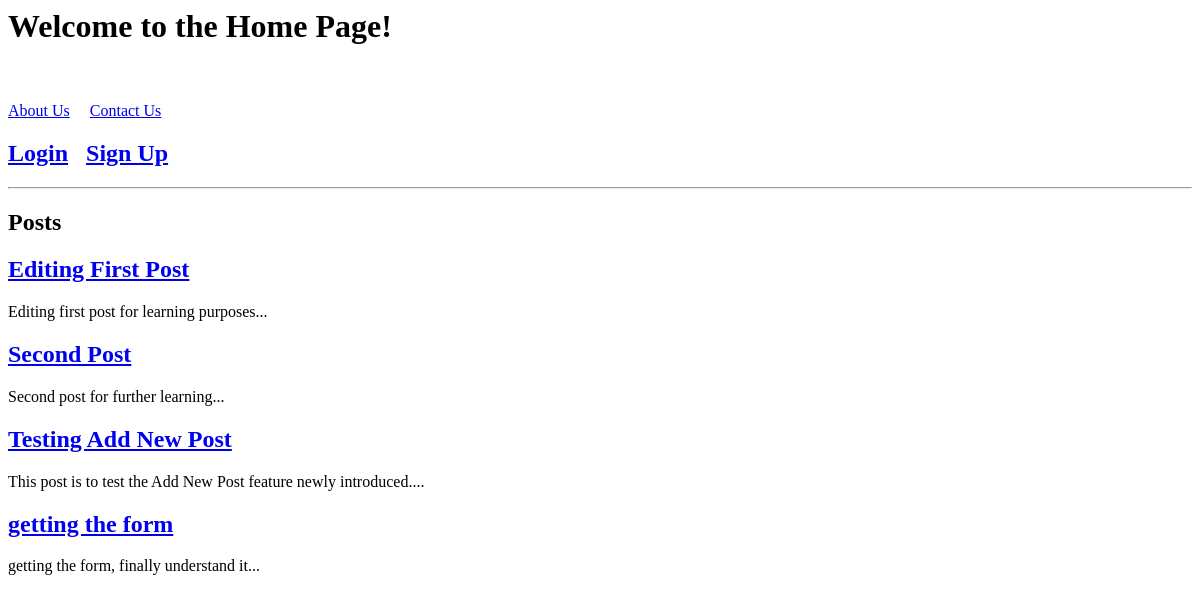
The app's page /main/, older data.
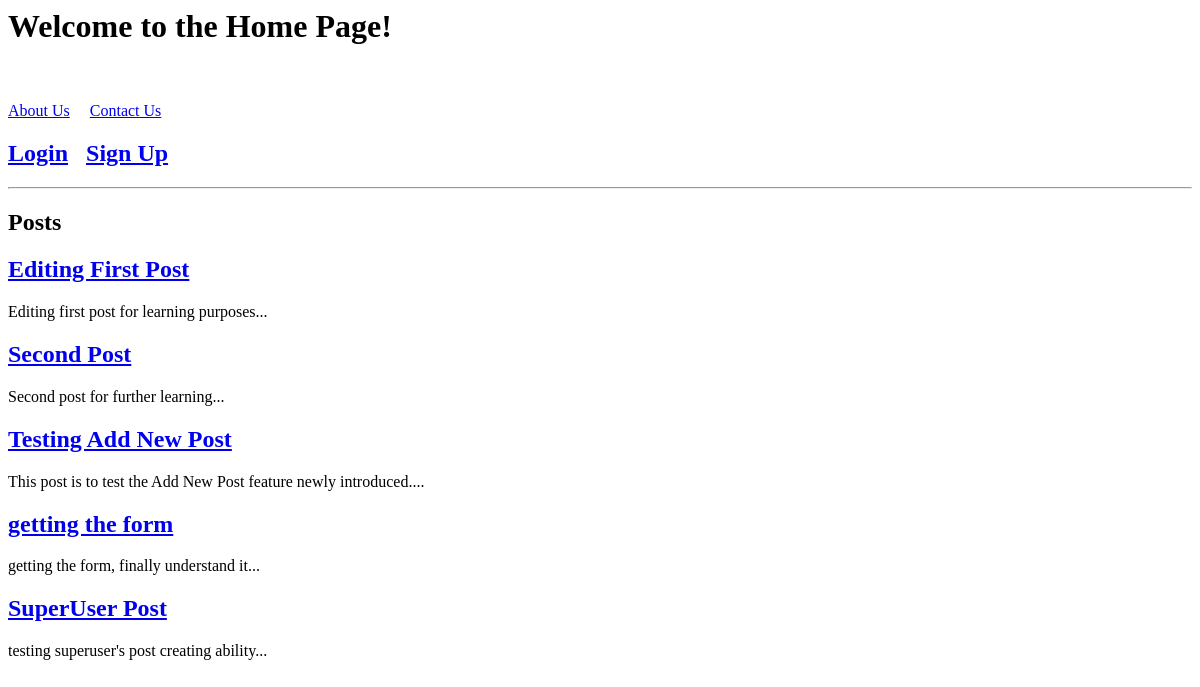
The same page, newer data.
### main/models.py (models this page shows, shortened)
class Post(models.Model):
    user = models.ForeignKey(User, on_delete = models.CASCADE, related_name='posts')
    title = models.CharField(max_length=200)
    content = models.TextField()
    created_at = models.DateTimeField(auto_now_add=True)

### main/views.py (the view)
# urls.py: urlpatterns = [path('', views.home_screen, name = 'home'),
def home_screen(request):
    posts = Post.objects.all()
    return render(request, 'home.html', {'posts':posts})

### main/templates/home.html (shortened to what this page needs)
<h1>Welcome to the Home Page!</h1>
<a href = "/about/">About Us</a>
<a href = "/contact/">Contact Us</a>
{% if user.is_authenticated %}
<h2>
    <a href ="{% url 'add_post' %}">Add New Post</a> &nbsp;
    <a href = "{% url 'my_posts' %}">My Posts</a> &nbsp;
    <form method="post" action="{% url 'logout' %}" style="display:inline;">
        {% csrf_token %}
        <button type="submit" style="background:none; border:none; padding:0; font:inherit; color: #551A8B; text-decoration:underline; cursor:pointer;">
            Logout
        </button>
    </form>
</h2>
{% else %}
<h2>
    <a href = "{% url 'login' %}">Login</a>
    <a href = "{% url 'signup' %}">Sign Up</a>
</h2>
{% endif %}
<hr>
<h2>Posts</h2>
{% for post in posts %}
    <h2><a href="{% url 'post_detail' post.id %}">{{post.title}}</a></h2>
    <p>{{post.content|slice:"0:100"}}...</p>
{% endfor %}

Row changes from the older to the newer data that the page shows:
added Post: title "SuperUser Post", content "testing superuser's post creating ability"
